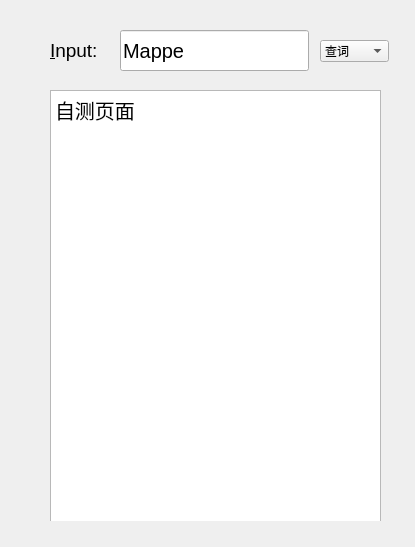
<?xml version="1.0" encoding="UTF-8"?>
<ui version="4.0">
 <class>wordInput</class>
 <widget class="QWidget" name="wordInput">
  <property name="geometry">
   <rect>
    <x>0</x>
    <y>0</y>
    <width>415</width>
    <height>547</height>
   </rect>
  </property>
  <property name="windowTitle">
   <string>WordInput</string>
  </property>
  <widget class="QLabel" name="label">
   <property name="geometry">
    <rect>
     <x>50</x>
     <y>30</y>
     <width>60</width>
     <height>41</height>
    </rect>
   </property>
   <property name="font">
    <font>
     <pointsize>14</pointsize>
    </font>
   </property>
   <property name="text">
    <string>&amp;Input: </string>
   </property>
   <property name="buddy">
    <cstring>lineEdit</cstring>
   </property>
  </widget>
  <widget class="QLineEdit" name="lineEdit">
   <property name="geometry">
    <rect>
     <x>120</x>
     <y>30</y>
     <width>189</width>
     <height>41</height>
    </rect>
   </property>
   <property name="font">
    <font>
     <pointsize>15</pointsize>
    </font>
   </property>
   <property name="text">
    <string>Mappe</string>
   </property>
  </widget>
  <widget class="QStackedWidget" name="stackedWidget">
   <property name="geometry">
    <rect>
     <x>50</x>
     <y>80</y>
     <width>331</width>
     <height>441</height>
    </rect>
   </property>
   <property name="currentIndex">
    <number>1</number>
   </property>
   <widget class="QWidget" name="QueryPage">
    <widget class="QTextEdit" name="textEdit_2">
     <property name="geometry">
      <rect>
       <x>0</x>
       <y>10</y>
       <width>331</width>
       <height>421</height>
      </rect>
     </property>
     <property name="font">
      <font>
       <pointsize>15</pointsize>
      </font>
     </property>
     <property name="html">
      <string>&lt;!DOCTYPE HTML PUBLIC &quot;-//W3C//DTD HTML 4.0//EN&quot; &quot;http://www.w3.org/TR/REC-html40/strict.dtd&quot;&gt;
&lt;html&gt;&lt;head&gt;&lt;meta name=&quot;qrichtext&quot; content=&quot;1&quot; /&gt;&lt;style type=&quot;text/css&quot;&gt;
p, li { white-space: pre-wrap; }
&lt;/style&gt;&lt;/head&gt;&lt;body style=&quot; font-family:'SimSun'; font-size:15pt; font-weight:400; font-style:normal;&quot;&gt;
&lt;p style=&quot; margin-top:0px; margin-bottom:0px; margin-left:0px; margin-right:0px; -qt-block-indent:0; text-indent:0px;&quot;&gt;请输入要查询的名词,按Enter键确认&lt;/p&gt;&lt;/body&gt;&lt;/html&gt;</string>
     </property>
    </widget>
    <widget class="QTableView" name="tableView">
     <property name="geometry">
      <rect>
       <x>125</x>
       <y>40</y>
       <width>201</width>
       <height>331</height>
      </rect>
     </property>
    </widget>
    <widget class="QListView" name="listView">
     <property name="geometry">
      <rect>
       <x>10</x>
       <y>40</y>
       <width>111</width>
       <height>331</height>
      </rect>
     </property>
    </widget>
    <widget class="QPushButton" name="pushButton">
     <property name="geometry">
      <rect>
       <x>240</x>
       <y>40</y>
       <width>61</width>
       <height>51</height>
      </rect>
     </property>
     <property name="styleSheet">
      <string notr="true">border-image: url(:/horn.jpg);</string>
     </property>
     <property name="text">
      <string/>
     </property>
    </widget>
   </widget>
   <widget class="QWidget" name="TestPage">
    <widget class="QTextEdit" name="textEdit">
     <property name="geometry">
      <rect>
       <x>0</x>
       <y>10</y>
       <width>331</width>
       <height>441</height>
      </rect>
     </property>
     <property name="font">
      <font>
       <pointsize>15</pointsize>
      </font>
     </property>
     <property name="html">
      <string>&lt;!DOCTYPE HTML PUBLIC &quot;-//W3C//DTD HTML 4.0//EN&quot; &quot;http://www.w3.org/TR/REC-html40/strict.dtd&quot;&gt;
&lt;html&gt;&lt;head&gt;&lt;meta name=&quot;qrichtext&quot; content=&quot;1&quot; /&gt;&lt;style type=&quot;text/css&quot;&gt;
p, li { white-space: pre-wrap; }
&lt;/style&gt;&lt;/head&gt;&lt;body style=&quot; font-family:'SimSun'; font-size:15pt; font-weight:400; font-style:normal;&quot;&gt;
&lt;p style=&quot; margin-top:0px; margin-bottom:0px; margin-left:0px; margin-right:0px; -qt-block-indent:0; text-indent:0px;&quot;&gt;自测页面&lt;/p&gt;&lt;/body&gt;&lt;/html&gt;</string>
     </property>
    </widget>
   </widget>
   <widget class="QWidget" name="DictationPage">
    <widget class="QTextEdit" name="textEdit_3">
     <property name="geometry">
      <rect>
       <x>10</x>
       <y>20</y>
       <width>321</width>
       <height>421</height>
      </rect>
     </property>
     <property name="font">
      <font>
       <pointsize>15</pointsize>
      </font>
     </property>
     <property name="html">
      <string>&lt;!DOCTYPE HTML PUBLIC &quot;-//W3C//DTD HTML 4.0//EN&quot; &quot;http://www.w3.org/TR/REC-html40/strict.dtd&quot;&gt;
&lt;html&gt;&lt;head&gt;&lt;meta name=&quot;qrichtext&quot; content=&quot;1&quot; /&gt;&lt;style type=&quot;text/css&quot;&gt;
p, li { white-space: pre-wrap; }
&lt;/style&gt;&lt;/head&gt;&lt;body style=&quot; font-family:'SimSun'; font-size:15pt; font-weight:400; font-style:normal;&quot;&gt;
&lt;p style=&quot; margin-top:0px; margin-bottom:0px; margin-left:0px; margin-right:0px; -qt-block-indent:0; text-indent:0px;&quot;&gt;请根据听到的单词读音写出单词&lt;/p&gt;
&lt;p style=&quot; margin-top:0px; margin-bottom:0px; margin-left:0px; margin-right:0px; -qt-block-indent:0; text-indent:0px;&quot;&gt;的词型：&lt;/p&gt;&lt;/body&gt;&lt;/html&gt;</string>
     </property>
    </widget>
   </widget>
  </widget>
  <widget class="QComboBox" name="comboBox">
   <property name="geometry">
    <rect>
     <x>320</x>
     <y>40</y>
     <width>69</width>
     <height>22</height>
    </rect>
   </property>
   <item>
    <property name="text">
     <string>查词</string>
    </property>
   </item>
   <item>
    <property name="text">
     <string>自测</string>
    </property>
   </item>
   <item>
    <property name="text">
     <string>听写</string>
    </property>
   </item>
  </widget>
 </widget>
 <tabstops>
  <tabstop>comboBox</tabstop>
  <tabstop>textEdit</tabstop>
  <tabstop>lineEdit</tabstop>
  <tabstop>textEdit_2</tabstop>
  <tabstop>textEdit_3</tabstop>
 </tabstops>
 <resources/>
 <connections/>
</ui>
